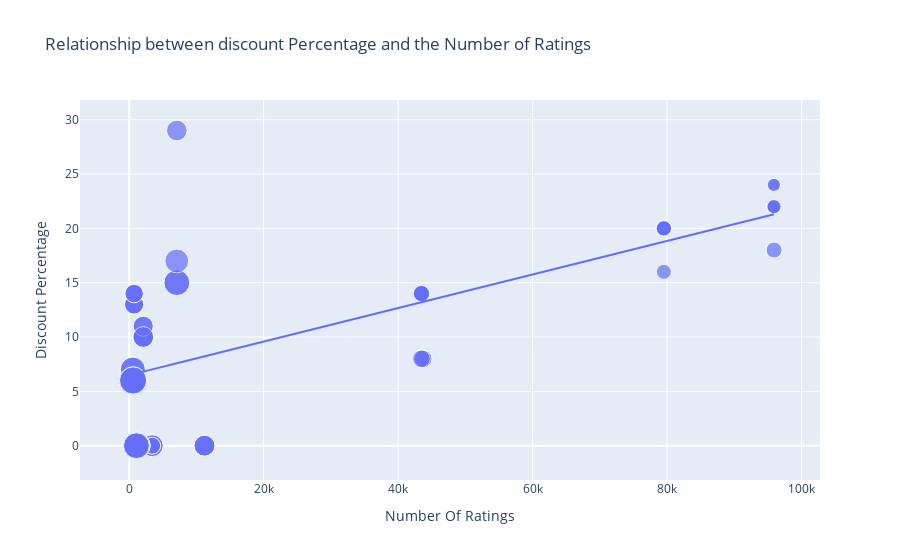

Here is the notebook cell this chart was saved with:
### Code cell
figure = px.scatter(data_frame = df , x ="Number Of Ratings",y = "Discount Percentage", size = "Sale Price", trendline="ols", title ="Relationship between discount Percentage and the Number of Ratings")
figure.show()

### Figure 1 — Plotly figure (JSON) as saved in the notebook; plotly's stock layout.template omitted (floating-point values rounded to 4 significant figures)
{"data": [{"hovertemplate": "Number Of Ratings=%{x}<br>Discount Percentage=%{y}<br>Sale Price=%{marker.size}<extra></extra>", "legendgroup": "", "marker": {"color": "#636efa", "size": [49900, 84900, 84900, 77000, 77000, 49900, 49900, 77000, 89900, 41999, 39999, 41999, 41999, 41999, 131900, 117100, 131900, 117100, 74999, 117900, 117100, 117900, 99900, 44999, 140900, 130900, 64900, 120900, 59900, 75900, 110900, 130900, 120900, 64900, 64900, 75900, 75900, 120900, 59900, 120900, 75900, 140900, 70900, 70900, 75900, 59900, 110900, 120900, 130900, 130900, 54999, 54999, 29999, 34999, 34999, 34999, 54999, 29999, 46999, 46999, 46999, 46999], "sizemode": "area", "sizeref": 352.2, "symbol": "circle"}, "mode": "markers", "name": "", "orientation": "v", "showlegend": false, "type": "scatter", "x": [3431, 3431, 3431, 11202, 11202, 3431, 3431, 11202, 1454, 79512, 79512, 79582, 79512, 79512, 1078, 1078, 1078, 1078, 7088, 7088, 1078, 7088, 7081, 95909, 542, 580, 740, 545, 740, 2101, 545, 580, 580, 730, 730, 2101, 2101, 580, 740, 580, 2092, 545, 2101, 2092, 2101, 740, 545, 580, 580, 580, 43707, 43707, 95807, 95909, 95807, 95909, 43470, 95909, 43470, 43470, 43470, 43470], "xaxis": "x", "y": [0, 0, 0, 0, 0, 0, 0, 0, 0, 20, 16, 20, 20, 20, 0, 0, 0, 0, 29, 15, 0, 15, 17, 18, 6, 6, 13, 6, 14, 10, 7, 6, 6, 13, 13, 10, 10, 6, 14, 6, 10, 6, 11, 11, 10, 14, 7, 6, 6, 6, 8, 8, 24, 22, 22, 22, 8, 24, 14, 14, 14, 14], "yaxis": "y"}, {"hovertemplate": "<b>OLS trendline</b><br>Discount Percentage = 0.000154292 * Number Of Ratings + 6.49233<br>R<sup>2</sup>=0.468988<br><br>Number Of Ratings=%{x}<br>Discount Percentage=%{y} <b>(trend)</b><extra></extra>", "legendgroup": "", "marker": {"color": "#636efa", "symbol": "circle"}, "mode": "lines", "name": "", "showlegend": false, "type": "scatter", "x": [542, 545, 545, 545, 545, 580, 580, 580, 580, 580, 580, 580, 580, 730, 730, 740, 740, 740, 740, 1078, 1078, 1078, 1078, 1078, 1454, 2092, 2092, 2101, 2101, 2101, 2101, 2101, 3431, 3431, 3431, 3431, 3431, 7081, 7088, 7088, 7088, 11202, 11202, 11202, 43470, 43470, 43470, 43470, 43470, 43707, 43707, 79512, 79512, 79512, 79512, 79582, 95807, 95807, 95909, 95909, 95909, 95909], "xaxis": "x", "y": [6.576, 6.576, 6.576, 6.576, 6.576, 6.582, 6.582, 6.582, 6.582, 6.582, 6.582, 6.582, 6.582, 6.605, 6.605, 6.607, 6.607, 6.607, 6.607, 6.659, 6.659, 6.659, 6.659, 6.659, 6.717, 6.815, 6.815, 6.816, 6.816, 6.816, 6.816, 6.816, 7.022, 7.022, 7.022, 7.022, 7.022, 7.585, 7.586, 7.586, 7.586, 8.221, 8.221, 8.221, 13.2, 13.2, 13.2, 13.2, 13.2, 13.24, 13.24, 18.76, 18.76, 18.76, 18.76, 18.77, 21.27, 21.27, 21.29, 21.29, 21.29, 21.29], "yaxis": "y"}], "layout": {"legend": {"itemsizing": "constant", "tracegroupgap": 0}, "title": {"text": "Relationship between discount Percentage and the Number of Ratings"}, "xaxis": {"anchor": "y", "domain": [0, 1], "title": {"text": "Number Of Ratings"}}, "yaxis": {"anchor": "x", "domain": [0, 1], "title": {"text": "Discount Percentage"}}}}
